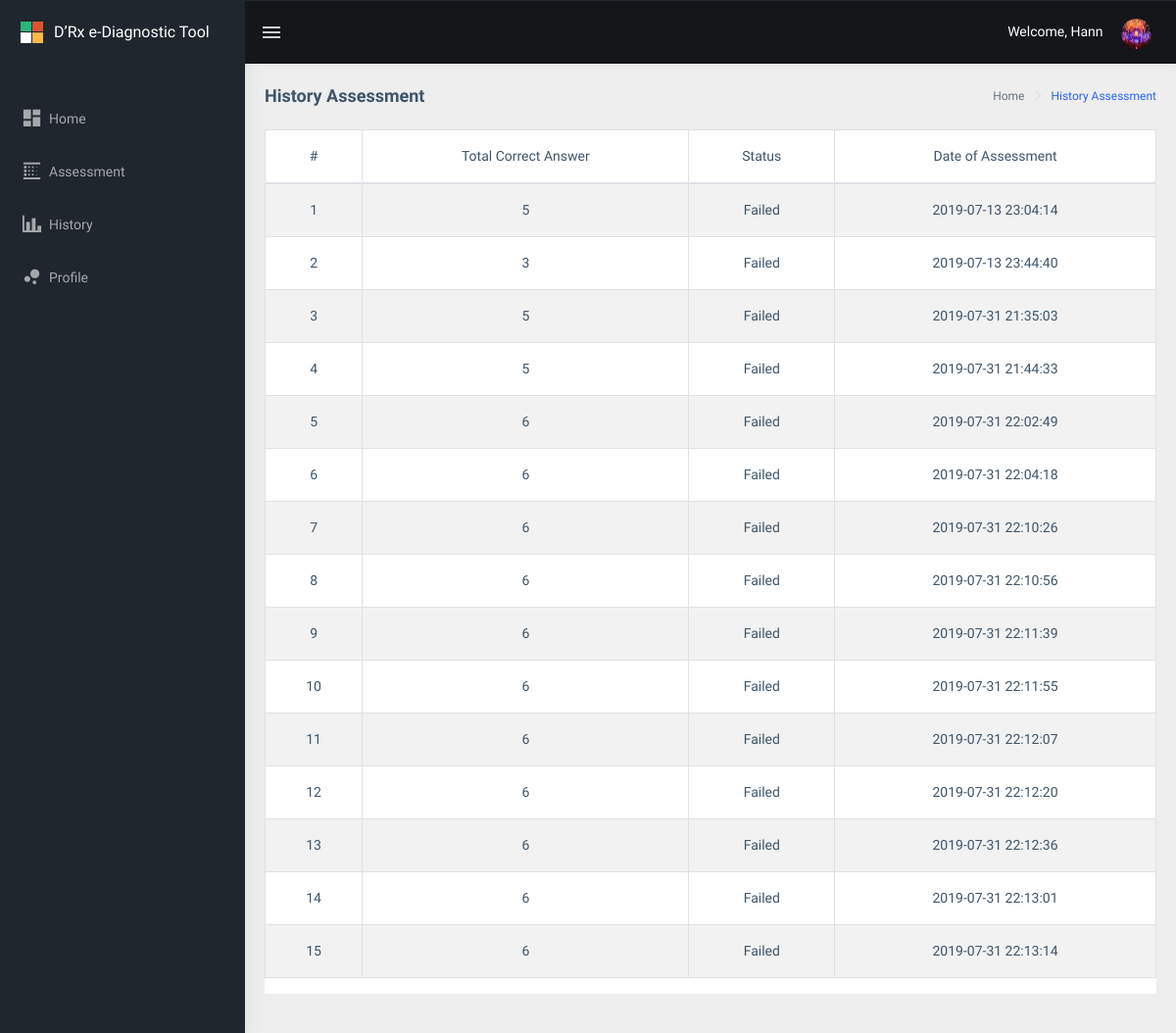
The page /public/main/student/history/index.php (signed in) on the database as committed earlier.
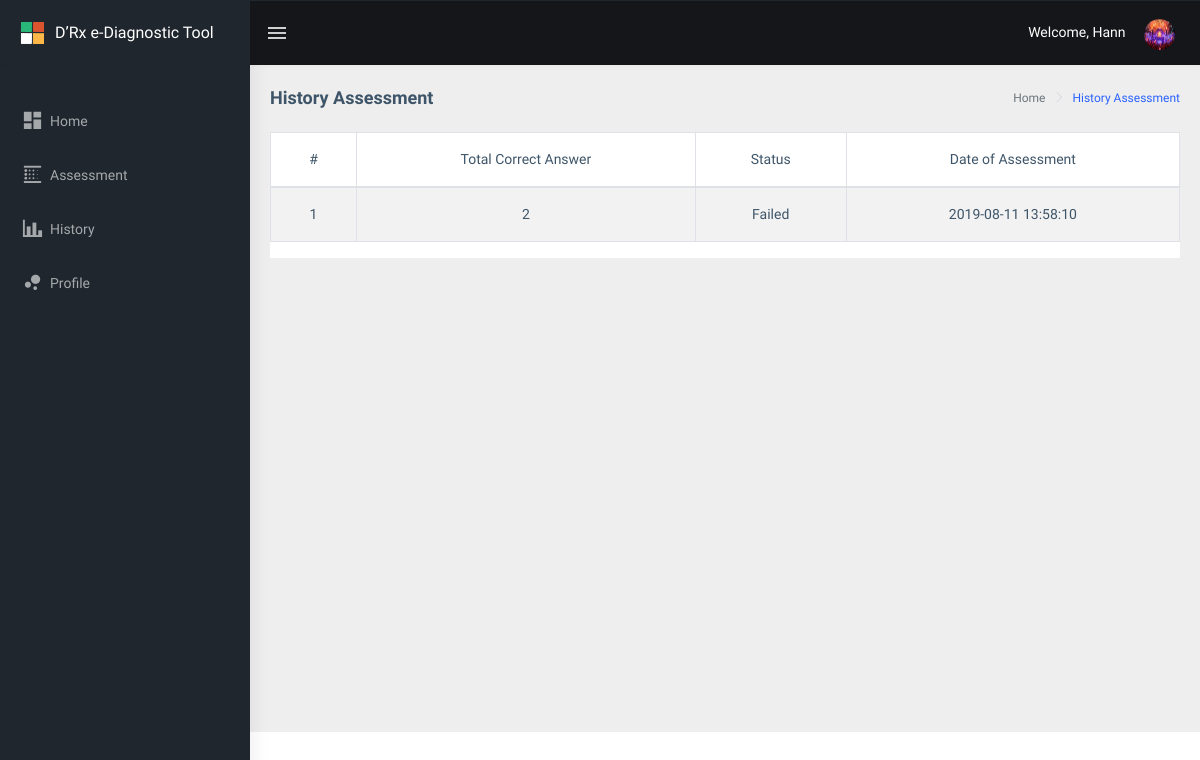
The same page on the database as committed later.
### tables this page shows
CREATE TABLE `drxassessment_assessment_history` (
  `drxassessment_id` int(11) NOT NULL,
  `user_id` int(11) NOT NULL,
  `user_name` text NOT NULL,
  `user_email` text NOT NULL,
  `domain_name` text NOT NULL,
  `questions` text NOT NULL,
  `answer` text NOT NULL,
  `total_correct_answer` int(25) NOT NULL,
  `overall_score` decimal(16,2) NOT NULL,
  `created_at` datetime NOT NULL DEFAULT CURRENT_TIMESTAMP,
  `start_at` datetime NOT NULL,
  `end_at` datetime NOT NULL
);

### public/main/student/history/index.php (the view, shortened to what the changed rows need)
<?php
include("../../../../config/common/asdasf9z09x0c90zx90123.php");
$connection->setAttribute(PDO::ATTR_ERRMODE, PDO::ERRMODE_EXCEPTION);
if (!empty($_SESSION['drxassessmentemail'])) {
    $drxassessmentemail = $_SESSION['drxassessmentemail'];
} else {
    $drxassessmentemail = "";
}
?>
<!DOCTYPE html>
<html dir="ltr" lang="en">
<head>
    <link href="../../../assets/libs/flot/css/float-chart.css" rel="stylesheet">
    <link href="../../../dist/css/style.min.css" rel="stylesheet">
    <link href="../../../assets/libs/datatables.net-bs4/css/dataTables.bootstrap4.css" rel="stylesheet">
</head>
<body>
    <div id="main-wrapper">
        <div class="page-wrapper">
            <div class="container-fluid">
								<div class="card">
									<div class="table-responsive">
											<table id="zero_config" class="table table-striped table-bordered">
													<thead>
															<tr>
																	<th class="text-center">#</th>
																	<th class="text-center">Total Correct Answer</th>
																	<th class="text-center">Status</th>
																	<th class="text-center">Date of Assessment</th>
															</tr>
													</thead>
													<tbody>
														<?php
	                          $drx_count = 0;
	                          $result = $connection->prepare("SELECT * FROM drxassessment_assessment_history
																														WHERE user_email = :user_email");
													  $result->execute( array('user_email' => $drxassessmentemail));
	                              while ($row = $result->fetch(PDO::FETCH_ASSOC)) {
	                                     $drx_count++;
																			 $created_at = $row['created_at'];
																			 $total_correct_answer = $row['total_correct_answer'];
	                          ?>
															<tr>
																<td class="text-center"><?php echo $drx_count; ?></td>
																<td class="text-center"><?php echo $total_correct_answer; ?></td>
																<td class="text-center">
																	<?php
																	if ($total_correct_answer <= 9)
																	{
																		  echo "Failed";
																	} else if ($total_correct_answer >= 10)
																	{
																			echo "Passed";
																	}
																	?>
																</td>
																<td class="text-center"><?php echo $created_at; ?></td>
															</tr>
														<?php } ?>
													</tbody>
											</table>
									</div>
							 	</div>
				  	</div>
            </div>
        </div>
</body>
</html>

Rows that differ between the two databases and show on the page:
no longer on this page (row edited): drxassessment_assessment_history: total_correct_answer "5", shows "Failed", created_at "2019-07-13 23:04:14"
removed drxassessment_assessment_history: total_correct_answer "3", shows "Failed", created_at "2019-07-13 23:44:40"
removed drxassessment_assessment_history: total_correct_answer "5", shows "Failed", created_at "2019-07-31 21:35:03"
removed drxassessment_assessment_history: total_correct_answer "5", shows "Failed", created_at "2019-07-31 21:44:33"
removed drxassessment_assessment_history: total_correct_answer "6", shows "Failed", created_at "2019-07-31 22:02:49"
removed drxassessment_assessment_history: total_correct_answer "6", shows "Failed", created_at "2019-07-31 22:04:18"
removed drxassessment_assessment_history: total_correct_answer "6", shows "Failed", created_at "2019-07-31 22:10:26"
removed drxassessment_assessment_history: total_correct_answer "6", shows "Failed", created_at "2019-07-31 22:10:56"
removed drxassessment_assessment_history: total_correct_answer "6", shows "Failed", created_at "2019-07-31 22:11:39"
removed drxassessment_assessment_history: total_correct_answer "6", shows "Failed", created_at "2019-07-31 22:11:55"
removed drxassessment_assessment_history: total_correct_answer "6", shows "Failed", created_at "2019-07-31 22:12:07"
removed drxassessment_assessment_history: total_correct_answer "6", shows "Failed", created_at "2019-07-31 22:12:20"
removed drxassessment_assessment_history: total_correct_answer "6", shows "Failed", created_at "2019-07-31 22:12:36"
removed drxassessment_assessment_history: total_correct_answer "6", shows "Failed", created_at "2019-07-31 22:13:01"
removed drxassessment_assessment_history: total_correct_answer "6", shows "Failed", created_at "2019-07-31 22:13:14"
added drxassessment_assessment_history: total_correct_answer "2", shows "Failed", created_at "2019-08-11 13:58:10"
